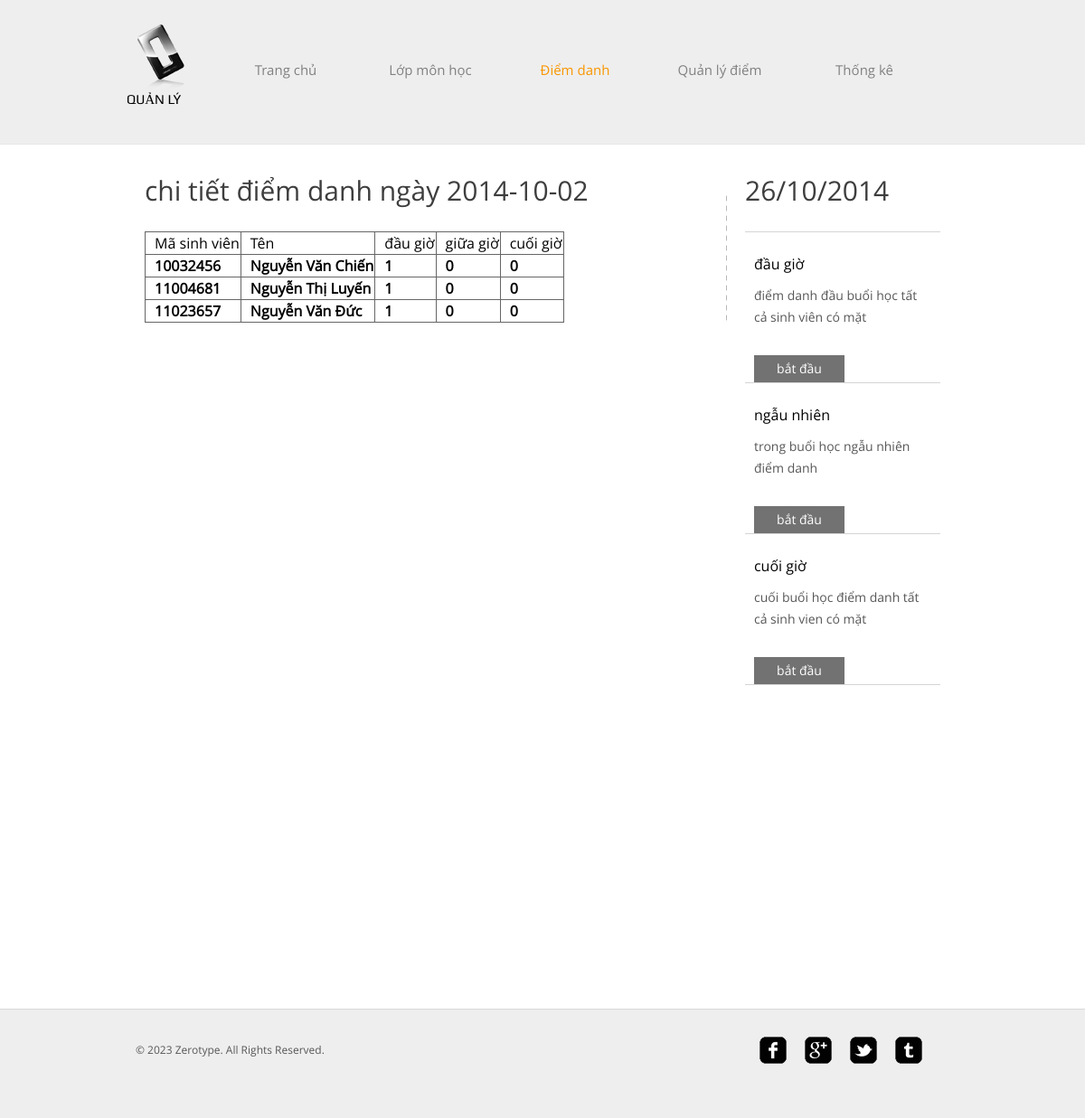
The page /chitiet_dd.php?ip_mh=INT3219&date=2014-10-02 on the database its author committed.
### tables this page shows
CREATE TABLE `sinhvien` (
  `Masinhvien` varchar(20) NOT NULL,
  `Lop` varchar(20) NOT NULL,
  `MaLop` varchar(20) NOT NULL,
  `Ten` varchar(20) NOT NULL,
  `Ngaysinh` date NOT NULL,
  `chuyencan` int(100) NOT NULL,
  `sex` varchar(10) NOT NULL,
  PRIMARY KEY  (`Masinhvien`,`MaLop`)
);

CREATE TABLE `diemdanh` (
  `MaLop` varchar(50) NOT NULL,
  `Masinhvien` varchar(50) NOT NULL,
  `date` date NOT NULL,
  `begin_dd` tinyint(1) NOT NULL,
  `random_dd` tinyint(1) NOT NULL,
  `end_dd` tinyint(1) NOT NULL,
  PRIMARY KEY  (`MaLop`,`Masinhvien`,`date`)
);

### chitiet_dd.php (the view, shortened to what this page needs)
<!DOCTYPE HTML>
<html>
<head>
	<link rel="stylesheet" href="css/style.css" type="text/css">
</head>
<body>
	<div id="header">
		<div>
			<div class="logo">
				<a href="index.php">Quản lý</a>
			</div>
			<ul id="navigation">
				<li >
					<a href="index.php">Trang chủ</a>
				</li>
				<li>
					<?php echo "<a href='object.php?ip_mh=$_GET[ip_mh]'>Lớp môn học</a>";?>
				</li>
				<li class="active">
					<?php echo "<a href='news.php?ip_mh=$_GET[ip_mh]'>Điểm danh</a>";?>
				</li>
				<li>
					<?php echo "<a href='points.php?ip_mh=$_GET[ip_mh]'>Quản lý điểm</a>";?>
				</li>
				<li>
					<?php echo "<a href='contact.php?ip_mh=$_GET[ip_mh]'> Thống kê</a>";?>
				</li>
			</ul>
		</div>
	</div>
	<div id="contents">
		<div class="main">
			<h1> chi tiết điểm danh ngày <?php echo "$_GET[date]"; ?> </h1>
						<table border="1" id="table" >
							<tr>
								<td>  Mã sinh viên</td>
								<td>  Tên </td>
								<td>  đầu giờ</td>
								<td>  giữa giờ</td>
								<td> cuối giờ </td>
							</tr>
						<?php
						$sql="SELECT `sinhvien`.`Masinhvien`, `sinhvien`.`Ten`, `diemdanh`.`begin_dd`, `diemdanh`.`random_dd`, `diemdanh`.`end_dd`
							FROM `sinhvien` JOIN `diemdanh` ON `sinhvien`.`Masinhvien` = `diemdanh`.`Masinhvien` WHERE `diemdanh`.`MaLop` = '$_GET[ip_mh]' AND `diemdanh`.`date` = '$_GET[date]' ";
						$query=mysql_query($sql);
						while($row=mysql_fetch_array($query))
						{
							echo "<tr>
											<td><b>$row[Masinhvien]</b></td>
											<td><b>$row[Ten]</b></td>
											<td><b>$row[begin_dd]</b></td>
											<td><b>$row[random_dd]</b></td>
											<td><b>$row[end_dd]</b></td>
											</tr>";
					}
					?>
				</table>
		</div>
		<div class="sidebar">
			<?php
				$now=getdate();
				$date= $now["mday"]."/".$now["mon"]."/".$now["year"];
				echo "<h1> $date </h1>";
			?>
			<ul class="posts">
				<li>
					<h4 class="title">đầu giờ</h4>
					<p>
						điểm danh đầu buổi học tất cả sinh viên có mặt
					</p>
					<span><?php echo "<a href='begin_dd.php?ip_mh=$_GET[ip_mh]' class='more'>bắt đầu</a>"; ?></span>
				</li>
				<li>
					<h4 class="title">ngẫu nhiên</h4>
					<p>
						trong buổi học ngẫu nhiên điểm danh
					</p>
					<span><?php echo "<a href='random_dd.php?ip_mh=$_GET[ip_mh]' class='more'>bắt đầu</a>"; ?></span>
				</li>
				<li>
					<h4 class="title">cuối giờ</h4>
					<p>
						cuối buổi học điểm danh tất cả sinh vien có mặt
					</p>
					<span><?php echo "<a href='end_dd.php?ip_mh=$_GET[ip_mh]' class='more'>bắt đầu</a>"; ?></span>
				</li>
			</ul>
		</div>
	</div>
	<div id="footer">
		<div class="clearfix">
			<div id="connect">
				<a href="http://freewebsitetemplates.com/go/facebook/" target="_blank" class="facebook"></a><a href="http://freewebsitetemplates.com/go/googleplus/" target="_blank" class="googleplus"></a><a href="http://freewebsitetemplates.com/go/twitter/" target="_blank" class="twitter"></a><a href="http://www.freewebsitetemplates.com/misc/contact/" target="_blank" class="tumbler"></a>
			</div>
			<p>
				© 2023 Zerotype. All Rights Reserved.
			</p>
		</div>
	</div>
</body>
</html>

### css/style.css (style rules this page uses)
body { background-color: #fff; font-family: 'OpenSans'; margin: 0; }
.clearfix:after, #contents:after { clear:both; content:""; display:block; height:1%; line-height:0; visibility:hidden; }
#header { background-color: #eee; border-bottom: 1px solid #e6e6e6; padding: 27px 0; }
#header > div, #footer > div { width: 920px; margin: 0 auto; padding: 0 20px; }
#header .logo { float: left; margin-right: 20px; }
#header .logo a { background: url(../images/logo.png) no-repeat center top; color: #000; display: block; font: 15px/30px 'Play'; height: 20px; width: 76px; padding-top: 68px; text-decoration: none; text-transform: uppercase; }
#navigation { display: inline-block; list-style: none; line-height: 100px; margin: 0; padding: 0; }
#navigation li { float: left; width: 160px; text-align: center; }
#navigation li a { color: #818181; font-size: 15px; line-height: 30px; text-decoration: none; }
#navigation li.active a { color: #f99600; }
#contents { min-height: 510px; width: 880px; margin: 0 auto; padding: 54px 40px; }
h1 { color: #3e3e3e; font-size: 30px; font-weight: normal; line-height: 30px; margin: 0 0 30px; }
p { color: #585858; font-size: 16px; line-height: 24px; margin: 0 0 30px; }
.more { background-color: #727272; color: #fff; display: inline-block; font-size: 14px; line-height: 30px; width: 100px; text-align: center; text-decoration: none; }
.main { float: left; background: url(../images/divider.png) repeat-y right top; min-height: 100px; width: 620px; padding-right: 24px; }
.main h1, .sidebar h1 { margin: 0 0 12px; position: relative; top: -18px; }
.sidebar { float: left; min-height: 848px; width: 216px; margin-left: 20px; }
.sidebar ul, .news { list-style: none; margin: 0; padding: 0; }
.posts { border-top: 1px solid #d5d5d5; }
.posts li { border-bottom: 1px solid #d5d5d5; padding: 24px 10px 0; }
.posts li p { font-size: 14px; }
.posts li .title { font-size: 16px; font-weight: normal; margin: 0 0 12px; }
#footer { background-color: #eee; border-top: 1px solid #d8d8d8; padding: 30px 0; }
#footer p { font-size: 12px; line-height: 30px; padding-left: 10px; }
#connect { float: right; display: inline-block; margin-right: 30px; }
#connect a { background: url(../images/icons.png) no-repeat; display: inline-block; height: 30px; width: 30px; margin: 0 10px; }
#connect a.googleplus { background-position: 0 -40px; }
#connect a.twitter { background-position: 0 -80px; }
#connect a.tumbler { background-position: 0 -120px; }
#table { border-color:#666; border-width:thin; border-collapse:collapse; }
#table tr { border:1px solid:#990; }
#table td { padding-left:10px; }

### rows shown on the page
sinhvien: Masinhvien "10032456", Ten "Nguyễn Văn Chiến", diemdanh.begin_dd "1", diemdanh.random_dd "0", diemdanh.end_dd "0"
sinhvien: Masinhvien "11004681", Ten "Nguyễn Thị Luyến", diemdanh.begin_dd "1", diemdanh.random_dd "0", diemdanh.end_dd "0"
sinhvien: Masinhvien "11023657", Ten "Nguyễn Văn Đức", diemdanh.begin_dd "1", diemdanh.random_dd "0", diemdanh.end_dd "0"

### other values the page prints
$_GET[date] "2014-10-02"
$date "26/10/2014"
